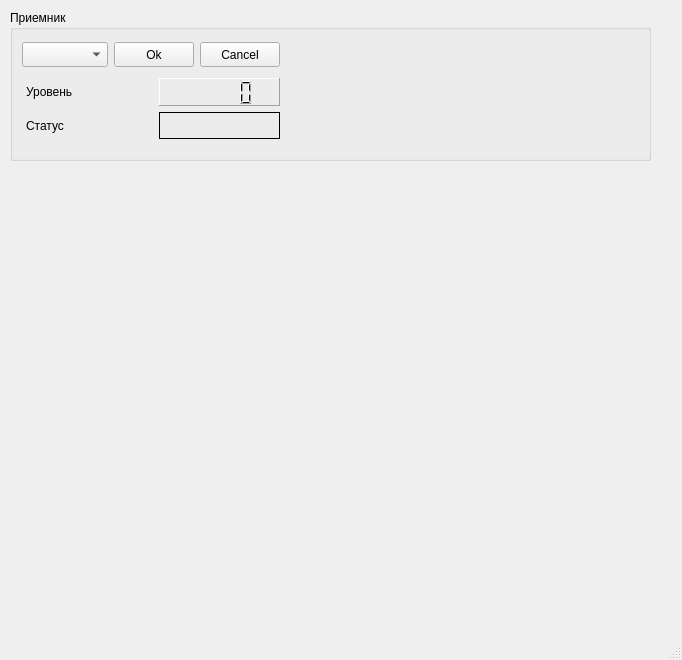
<?xml version="1.0" encoding="UTF-8"?>
<ui version="4.0">
 <class>MainWindow</class>
 <widget class="QMainWindow" name="MainWindow">
  <property name="geometry">
   <rect>
    <x>0</x>
    <y>0</y>
    <width>682</width>
    <height>660</height>
   </rect>
  </property>
  <property name="windowTitle">
   <string>Макет - 1</string>
  </property>
  <widget class="QWidget" name="centralwidget">
   <widget class="QGroupBox" name="groupBox">
    <property name="geometry">
     <rect>
      <x>10</x>
      <y>10</y>
      <width>641</width>
      <height>151</height>
     </rect>
    </property>
    <property name="title">
     <string>Приемник</string>
    </property>
    <widget class="QComboBox" name="com_list">
     <property name="geometry">
      <rect>
       <x>12</x>
       <y>32</y>
       <width>86</width>
       <height>25</height>
      </rect>
     </property>
    </widget>
    <widget class="QPushButton" name="buttonOk">
     <property name="geometry">
      <rect>
       <x>104</x>
       <y>32</y>
       <width>80</width>
       <height>25</height>
      </rect>
     </property>
     <property name="text">
      <string>Ok</string>
     </property>
    </widget>
    <widget class="QPushButton" name="buttonCancel">
     <property name="geometry">
      <rect>
       <x>190</x>
       <y>32</y>
       <width>80</width>
       <height>25</height>
      </rect>
     </property>
     <property name="text">
      <string>Cancel</string>
     </property>
    </widget>
    <widget class="QWidget" name="">
     <property name="geometry">
      <rect>
       <x>16</x>
       <y>68</y>
       <width>111</width>
       <height>61</height>
      </rect>
     </property>
     <layout class="QVBoxLayout" name="verticalLayout">
      <item>
       <widget class="QLabel" name="label_delay">
        <property name="text">
         <string>Уровень</string>
        </property>
       </widget>
      </item>
      <item>
       <widget class="QLabel" name="label_status">
        <property name="text">
         <string>Статус</string>
        </property>
       </widget>
      </item>
     </layout>
    </widget>
    <widget class="QWidget" name="">
     <property name="geometry">
      <rect>
       <x>149</x>
       <y>68</y>
       <width>121</width>
       <height>61</height>
      </rect>
     </property>
     <layout class="QVBoxLayout" name="verticalLayout_2">
      <item>
       <widget class="QLCDNumber" name="lcd">
        <property name="frameShape">
         <enum>QFrame::Panel</enum>
        </property>
       </widget>
      </item>
      <item>
       <widget class="QLabel" name="label_color">
        <property name="frameShape">
         <enum>QFrame::Box</enum>
        </property>
        <property name="text">
         <string/>
        </property>
       </widget>
      </item>
     </layout>
    </widget>
   </widget>
   <widget class="PlotWidget" name="graph" native="true">
    <property name="geometry">
     <rect>
      <x>10</x>
      <y>190</y>
      <width>641</width>
      <height>381</height>
     </rect>
    </property>
   </widget>
  </widget>
  <widget class="QMenuBar" name="menubar">
   <property name="geometry">
    <rect>
     <x>0</x>
     <y>0</y>
     <width>682</width>
     <height>22</height>
    </rect>
   </property>
  </widget>
  <widget class="QStatusBar" name="statusbar"/>
 </widget>
 <customwidgets>
  <customwidget>
   <class>PlotWidget</class>
   <extends>QWidget</extends>
   <header>pyqtgraph</header>
   <container>1</container>
  </customwidget>
 </customwidgets>
 <resources/>
 <connections/>
</ui>
